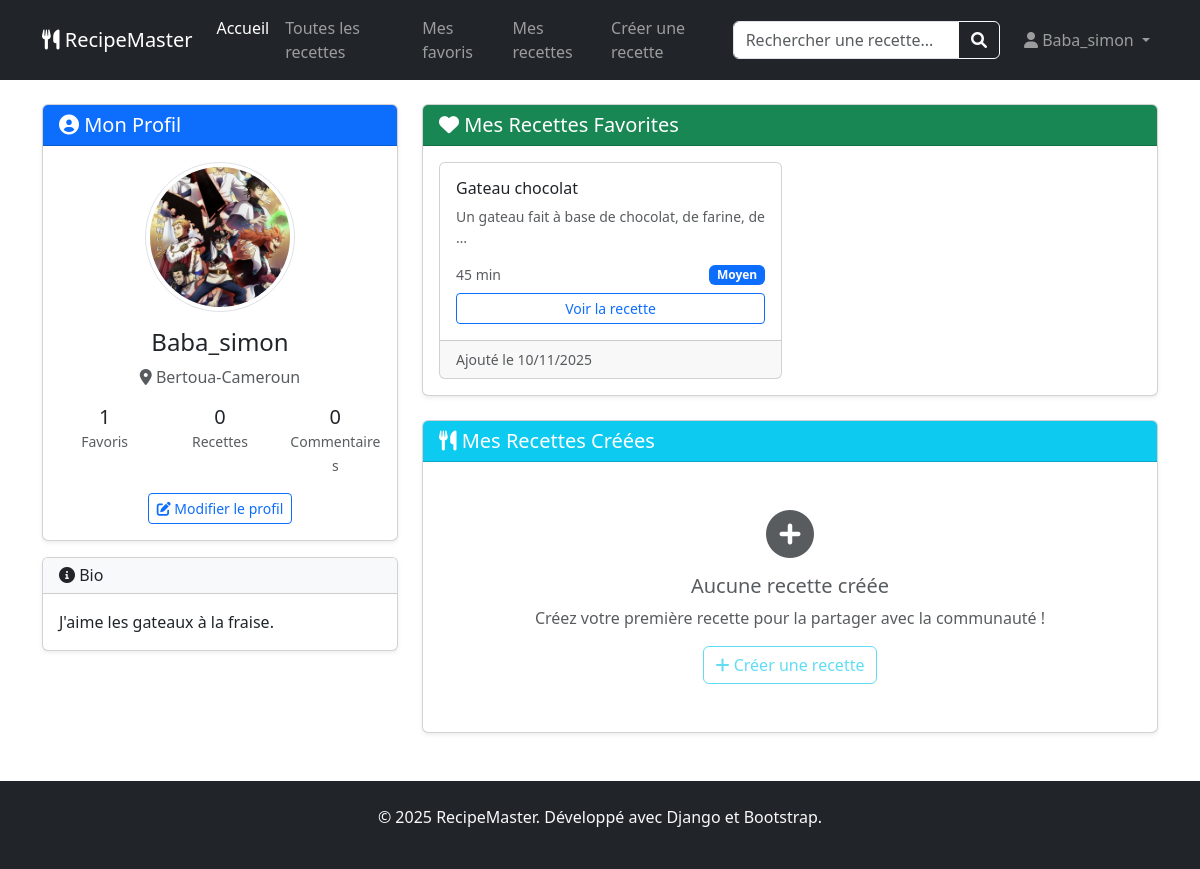
Before: /profil/ (signed in) with the older database file.
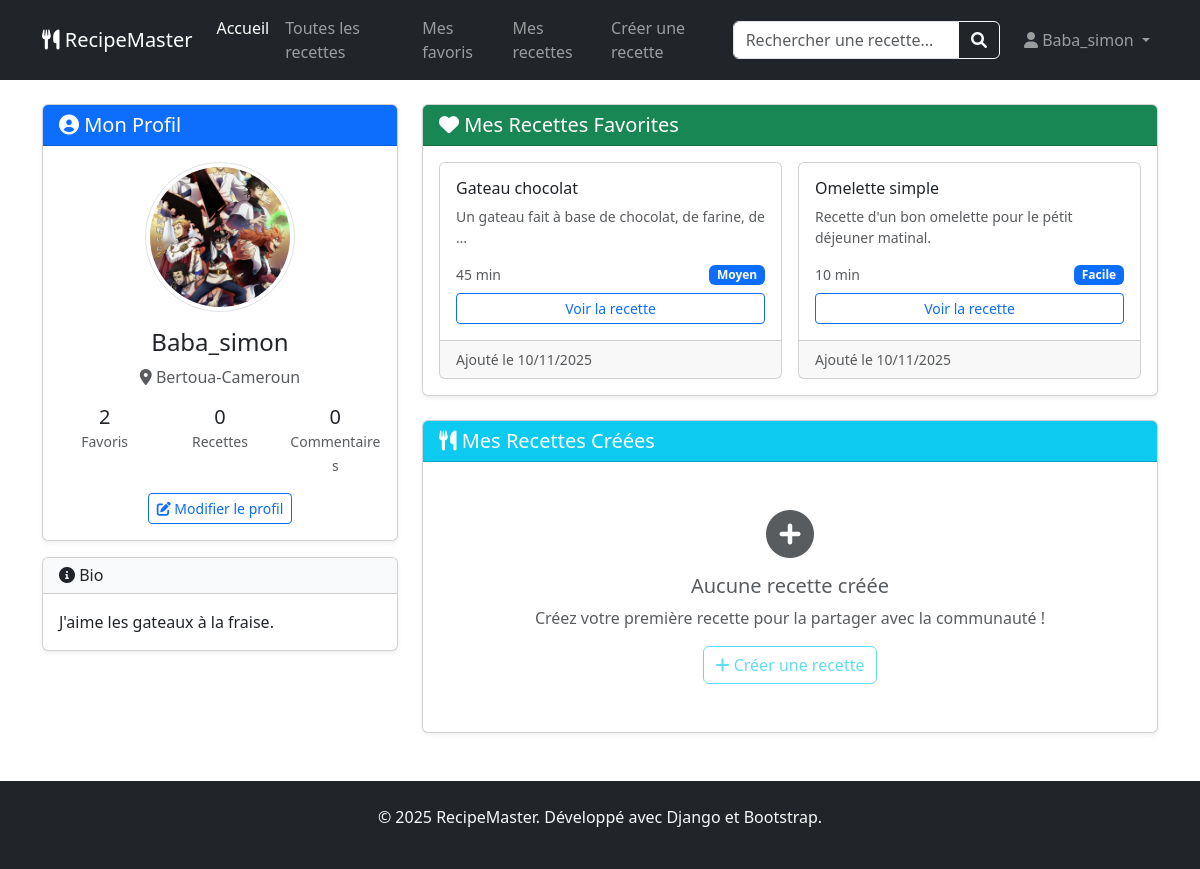
After: the same page with the newer database file.
### profiles/models.py (models this page shows, shortened)
class UserProfile(models.Model):
    user = models.OneToOneField(
        User,
        on_delete= models.CASCADE,
        related_name='user_profile',
        verbose_name='Utilisateur'
    )
    bio = models.TextField(
        max_length=500,
        verbose_name='Biographie',
        blank=True
        )
    birth_date = models.DateField(
        null=True,
        blank=True,
        verbose_name="Date de naissance"
        )
    localisation = models.CharField(
        max_length=100,
        verbose_name='Localisation',
        blank=True
        )
    avatar = models.ImageField(
        upload_to = 'avatars/', # Dossier de stockage
        verbose_name="Photo de profile",
        null=True,
        blank=True
        )
    date_creation = models.DateTimeField(auto_now_add=True)
    date_modification = models.DateTimeField(auto_now=True)
    class Meta:
        verbose_name = 'Profil utilisateur'
        verbose_name_plural = 'Profils utilisateurs'
        ordering = ['user__username']  # Trie par username

class Favorite(models.Model):
    user_profile = models.ForeignKey(
        UserProfile,
        on_delete=models.CASCADE,
        related_name='favorites',  #user_profile.favorites_relation.all()
        verbose_name='Profil utilisateur'
    )
    recipe = models.ForeignKey(
        Recipe,
        on_delete=models.CASCADE,
        related_name='favorited_by',  # recipe.favorited_by.all()
        verbose_name='Recette'
    )
    date_added = models.DateTimeField(
        auto_now_add=True,
        verbose_name='Date d\'ajout'
    )
    class Meta:
        verbose_name = 'Favori'
        verbose_name_plural = 'Favoris'
        unique_together = ['user_profile', 'recipe']  # Évite les doublons

### recipes/models.py (models this page shows, shortened)
class Recipe(models.Model):
    DIFFICULTE_CHOICES = [
        ('facile', 'Facile'),
        ('moyen', 'Moyen'),
        ('difficile', 'Difficile'),
    ]
    titre = models.CharField(
        max_length=100,
        unique=True,
        verbose_name="Titre de la recette"  # ✅ Correction orthographe
    )
    categorie = models.ForeignKey(
        Category,
        on_delete=models.SET_NULL,  # Si on supprime la catégorie, la recette garde sa catégorie vide
        null=True,
        blank=True,
        related_name='recettes',
        verbose_name='Catégorie'
    )
    description = models.TextField(  # ✅ TextField au lieu de CharField pour texte long
        max_length=1000,
        verbose_name='Description'
    )
    temps_preparation = models.PositiveIntegerField(  # ✅ Temps en minutes
        verbose_name="Temps de préparation (minutes)"
    )
    difficulte = models.CharField(
        max_length=20,
        choices=DIFFICULTE_CHOICES,
        default='moyen',
        verbose_name="Niveau de difficulté"
    )
    auteur = models.ForeignKey(
        User,
        on_delete=models.CASCADE,
        related_name='recettes',
        verbose_name='Auteur',
        null= True,
        blank= True
    )
    date_creation = models.DateTimeField(auto_now_add=True)
    date_modification = models.DateTimeField(auto_now=True)
    class Meta:
        verbose_name = 'Recette'  # ✅ Orthographe
        verbose_name_plural = 'Recettes'
        ordering = ['titre']  # ✅ Ordre par titre

### profiles/views.py (the view)
# urls.py: path('profil/', profile, name='profile'),
@login_required
def profile(request):
    try:
        user_profile = UserProfile.objects.get(user=request.user)
        favorites = Favorite.objects.filter(user_profile=user_profile).select_related('recipe')
    except UserProfile.DoesNotExist:
        user_profile = UserProfile.objects.create(user=request.user)
        favorites = []
    context = {
        'user_profile': user_profile,
        'favorites': favorites,
    }
    return render(request, 'profiles/profile.html', context)

### profiles/templates/profiles/profile.html (shortened to what this page needs)
{% extends 'recipes/base.html' %}
{% block content %}
<div class="container mt-4">
    <div class="row">
        <div class="col-lg-4">
            <div class="card shadow-sm">
                <div class="card-header bg-primary text-white">
                    <h5 class="mb-0"><i class="fas fa-user-circle"></i> Mon Profil</h5>
                </div>
                <div class="card-body text-center">
                    <div class="mb-3">
                        {% if user_profile.avatar %}
                            <img src="{{ user_profile.avatar.url }}"
                                 alt="Avatar de {{ user.username }}"
                                 class="rounded-circle img-thumbnail"
                                 style="width: 150px; height: 150px; object-fit: cover;">
                        {% else %}
                            <div class="rounded-circle bg-secondary d-inline-flex align-items-center justify-content-center"
                                 style="width: 150px; height: 150px;">
                                <i class="fas fa-user fa-3x text-light"></i>
                            </div>
                        {% endif %}
                    </div>
                    <h4>{{ user.username }}</h4>
                    {% if user_profile.localisation %}
                        <p class="text-muted">
                            <i class="fas fa-map-marker-alt"></i> {{ user_profile.localisation }}
                        </p>
                    {% endif %}
                    <div class="row text-center mt-3">
                        <div class="col-4">
                            <h5 class="mb-0">{{ favorites.count }}</h5>
                            <small class="text-muted">Favoris</small>
                        </div>
                        <div class="col-4">
                            <h5 class="mb-0">0</h5>
                            <small class="text-muted">Recettes</small>
                        </div>
                        <div class="col-4">
                            <h5 class="mb-0">0</h5>
                            <small class="text-muted">Commentaires</small>
                        </div>
                    </div>
                    <a href="{% url 'edit_profile' %}" class="btn btn-outline-primary btn-sm mt-3">
                        <i class="fas fa-edit"></i> Modifier le profil
                    </a>
                </div>
            </div>
            {% if user_profile.bio %}
            <div class="card shadow-sm mt-3">
                <div class="card-header bg-light">
                    <h6 class="mb-0"><i class="fas fa-info-circle"></i> Bio</h6>
                </div>
                <div class="card-body">
                    <p class="card-text">{{ user_profile.bio }}</p>
                </div>
            </div>
            {% endif %}
        </div>
        <div class="col-lg-8">
            <div class="card shadow-sm">
                <div class="card-header bg-success text-white">
                    <h5 class="mb-0"><i class="fas fa-heart"></i> Mes Recettes Favorites</h5>
                </div>
                <div class="card-body">
                    {% if favorites %}
                    <div class="row g-3">
                        {% for favorite in favorites %}
                        <div class="col-md-6">
                            <div class="card h-100">
                                <div class="card-body">
                                    <h6 class="card-title">{{ favorite.recipe.titre }}</h6>
                                    <p class="card-text text-muted small">
                                        {{ favorite.recipe.description|truncatewords:10 }}
                                    </p>
                                    <div class="d-flex justify-content-between align-items-center">
                                        <small class="text-muted">{{ favorite.recipe.temps_preparation }} min</small>
                                        <span class="badge bg-primary">{{ favorite.recipe.difficulte|title }}</span>
                                    </div>
                                    <a href="{% url 'recipe_detail' favorite.recipe.id %}"
                                       class="btn btn-outline-primary btn-sm w-100 mt-2">
                                        Voir la recette
                                    </a>
                                </div>
                                <div class="card-footer text-muted small">
                                    Ajouté le {{ favorite.date_added|date:"d/m/Y" }}
                                </div>
                            </div>
                        </div>
                        {% endfor %}
                    </div>
                    {% endif %}
                </div>
            </div>
            <div class="card shadow-sm mt-4">
                <div class="card-header bg-info text-white">
                    <h5 class="mb-0"><i class="fas fa-utensils"></i> Mes Recettes Créées</h5>
                </div>
                <div class="card-body text-center py-5">
                    <i class="fas fa-plus-circle fa-3x text-muted mb-3"></i>
                    <h5 class="text-muted">Aucune recette créée</h5>
                    <p class="text-muted">Créez votre première recette pour la partager avec la communauté !</p>
                    <button class="btn btn-outline-info" disabled>
                        <i class="fas fa-plus"></i> Créer une recette
                    </button>
                </div>
            </div>
        </div>
    </div>
</div>
{% endblock %}

### recipes/templates/recipes/base.html (shortened to what this page needs)
<!DOCTYPE html>
<html lang="fr">
<head>
    <link href="https://cdn.jsdelivr.net/npm/bootstrap@5.3.0/dist/css/bootstrap.min.css" rel="stylesheet">
    <link rel="stylesheet" href="https://cdnjs.cloudflare.com/ajax/libs/font-awesome/6.0.0/css/all.min.css">
</head>
<body>
    <nav class="navbar navbar-expand-lg navbar-dark bg-dark">
    <div class="container">
        <a class="navbar-brand" href="{% url 'home' %}">
            <i class="fas fa-utensils"></i> RecipeMaster
        </a>
        <div class="collapse navbar-collapse" id="navbarContent">
            <ul class="navbar-nav me-auto">
                <li class="nav-item">
                    <a class="nav-link active" href="{% url 'home' %}"> Accueil</a>
                </li>
                <li class="nav-item">
                    <a class="nav-link" href="{% url 'recipe_list' %}"> Toutes les recettes </a>
                </li>
                <li>
                    <a class="nav-link" href="{% url 'favorite_list' %}"> Mes favoris </a>
                </li>
                <li>
                    <a class="nav-link" href="{% url 'my_recipes' %}"> Mes recettes </a>
                </li>
                <li>
                    <a class="nav-link" href="{% url 'create_recipe' %}"> Créer une recette </a>
                </li>
            </ul>
            <form class="d-flex me-3 my-2 my-lg-0" action="{% url 'recipe_search' %}" method="GET">
                <div class="input-group">
                    <input type="text"
                           name="q"
                           class="form-control"
                           placeholder="Rechercher une recette..."
                           aria-label="Rechercher"
                           value="{{ request.GET.q }}">
                    <button class="btn btn-outline-light" type="submit">
                        <i class="fas fa-search"></i>
                    </button>
                </div>
            </form>
            <div class="navbar-nav">
                {% if user.is_authenticated %}
                <div class="nav-item dropdown">
                    <a class="nav-link dropdown-toggle" href="#" role="button" data-bs-toggle="dropdown">
                        <i class="fas fa-user"></i> {{ user.username }}
                    </a>
                </div>
                {% else %}
                <a class="nav-link" href="{% url 'login' %}"><i class="fas fa-user"></i> Connexion</a>
                <a class="nav-link" href="{% url 'register' %}"><i class="fas fa-user-plus"></i> Inscription</a>
                {% endif %}
            </div>
        </div>
    </div>
    </nav>
    <main>
        {% block content %}
        {% endblock %}
    </main>
    <footer class="bg-dark text-light py-4 mt-5">
        <div class="container text-center">
            <p>&copy; 2025 RecipeMaster. Développé avec Django et Bootstrap.</p>
        </div>
    </footer>
</body>
</html>

Changed rows visible on the page:
added Favorite: recipe.titre "Omelette simple", recipe.description "Recette d'un bon omelette pour le pétit déjeuner matinal.", recipe.temps_preparation "10", recipe.difficulte "Facile", date_added "10/11/2025"
Other visible differences:
{{ favorites.count }}: "1" → "2"
